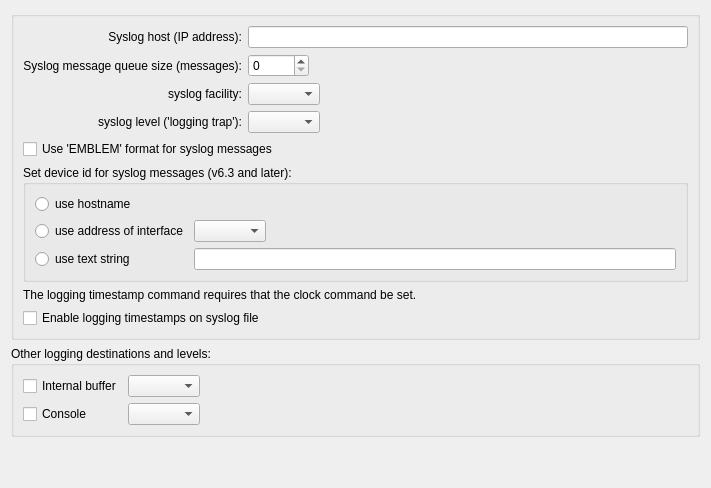
     <widget class="QWidget" name="label596">
      <attribute name="title">
       <string>Logging</string>
      </attribute>
      <layout class="QGridLayout" name="pixAdvanced_gridLayout_16">
       <item row="0" column="0">
        <widget class="QGroupBox" name="frame171">
         <property name="title">
          <string/>
         </property>
         <layout class="QGridLayout" name="pixAdvanced_gridLayout_15">
          <item row="0" column="0">
           <widget class="QLabel" name="label599">
            <property name="text">
             <string>Syslog host (IP address):</string>
            </property>
            <property name="alignment">
             <set>Qt::AlignRight|Qt::AlignTrailing|Qt::AlignVCenter</set>
            </property>
            <property name="wordWrap">
             <bool>false</bool>
            </property>
           </widget>
          </item>
          <item row="0" column="1" colspan="3">
           <widget class="QLineEdit" name="syslog_host"/>
          </item>
          <item row="1" column="0">
           <widget class="QLabel" name="label600">
            <property name="text">
             <string>Syslog message queue size (messages):</string>
            </property>
            <property name="alignment">
             <set>Qt::AlignRight|Qt::AlignTrailing|Qt::AlignVCenter</set>
            </property>
            <property name="wordWrap">
             <bool>false</bool>
            </property>
           </widget>
          </item>
          <item row="1" column="1">
           <widget class="QSpinBox" name="syslog_queue_size">
            <property name="minimum">
             <number>0</number>
            </property>
            <property name="maximum">
             <number>10000</number>
            </property>
            <property name="value">
             <number>0</number>
            </property>
           </widget>
          </item>
          <item row="1" column="2" colspan="2">
           <spacer>
            <property name="orientation">
             <enum>Qt::Horizontal</enum>
            </property>
            <property name="sizeType">
             <enum>QSizePolicy::Expanding</enum>
            </property>
            <property name="sizeHint" stdset="0">
             <size>
              <width>40</width>
              <height>20</height>
             </size>
            </property>
           </spacer>
          </item>
          <item row="2" column="0">
           <widget class="QLabel" name="label598">
            <property name="text">
             <string>syslog facility:</string>
            </property>
            <property name="alignment">
             <set>Qt::AlignRight|Qt::AlignTrailing|Qt::AlignVCenter</set>
            </property>
            <property name="wordWrap">
             <bool>false</bool>
            </property>
           </widget>
          </item>
          <item row="2" column="1" colspan="2">
           <widget class="QComboBox" name="syslog_facility"/>
          </item>
          <item row="2" column="3">
           <spacer name="horizontalSpacer_8">
            <property name="orientation">
             <enum>Qt::Horizontal</enum>
            </property>
            <property name="sizeHint" stdset="0">
             <size>
              <width>345</width>
              <height>20</height>
             </size>
            </property>
           </spacer>
          </item>
          <item row="3" column="0">
           <widget class="QLabel" name="label640">
            <property name="text">
             <string>syslog level ('logging trap'):</string>
            </property>
            <property name="alignment">
             <set>Qt::AlignRight|Qt::AlignTrailing|Qt::AlignVCenter</set>
            </property>
            <property name="wordWrap">
             <bool>false</bool>
            </property>
           </widget>
          </item>
          <item row="3" column="1" colspan="2">
           <widget class="QComboBox" name="logging_trap_level"/>
          </item>
          <item row="3" column="3">
           <spacer name="horizontalSpacer_7">
            <property name="orientation">
             <enum>Qt::Horizontal</enum>
            </property>
            <property name="sizeHint" stdset="0">
             <size>
              <width>345</width>
              <height>20</height>
             </size>
            </property>
           </spacer>
          </item>
          <item row="4" column="0" colspan="4">
           <widget class="QCheckBox" name="emblem_log_format">
            <property name="toolTip">
             <string>PIX Firewall Version 6.3 introduces support for EMBLEM format, which is required when using the CiscoWorks Resource Manager Essentials (RME) syslog analyzer.</string>
            </property>
            <property name="text">
             <string>Use 'EMBLEM' format for syslog messages</string>
            </property>
           </widget>
          </item>
          <item row="5" column="0" colspan="4">
           <widget class="QGroupBox" name="buttonGroup28">
            <property name="title">
             <string>Set device id for syslog messages (v6.3 and later):</string>
            </property>
            <layout class="QGridLayout" name="pixAdvanced_gridLayout_14">
             <item row="0" column="0">
              <widget class="QRadioButton" name="syslog_device_id_hostname">
               <property name="text">
                <string>use hostname</string>
               </property>
              </widget>
             </item>
             <item row="0" column="1" colspan="2">
              <spacer>
               <property name="orientation">
                <enum>Qt::Horizontal</enum>
               </property>
               <property name="sizeType">
                <enum>QSizePolicy::Expanding</enum>
               </property>
               <property name="sizeHint" stdset="0">
                <size>
                 <width>40</width>
                 <height>20</height>
                </size>
               </property>
              </spacer>
             </item>
             <item row="1" column="0">
              <widget class="QRadioButton" name="syslog_device_id_interface">
               <property name="text">
                <string>use address of interface</string>
               </property>
              </widget>
             </item>
             <item row="1" column="1">
              <widget class="QComboBox" name="syslog_device_id_interface_val"/>
             </item>
             <item row="1" column="2">
              <spacer name="horizontalSpacer_6">
               <property name="orientation">
                <enum>Qt::Horizontal</enum>
               </property>
               <property name="sizeHint" stdset="0">
                <size>
                 <width>387</width>
                 <height>20</height>
                </size>
               </property>
              </spacer>
             </item>
             <item row="2" column="0">
              <widget class="QRadioButton" name="syslog_device_id_string">
               <property name="text">
                <string>use text string</string>
               </property>
              </widget>
             </item>
             <item row="2" column="1" colspan="2">
              <widget class="QLineEdit" name="syslog_device_id_string_val"/>
             </item>
            </layout>
           </widget>
          </item>
          <item row="6" column="0" colspan="4">
           <widget class="QLabel" name="label641">
            <property name="text">
             <string>The logging timestamp command requires that the clock command be set.</string>
            </property>
            <property name="alignment">
             <set>Qt::AlignVCenter</set>
            </property>
            <property name="wordWrap">
             <bool>true</bool>
            </property>
           </widget>
          </item>
          <item row="7" column="0" colspan="4">
           <widget class="QCheckBox" name="logging_timestamp">
            <property name="text">
             <string>Enable logging timestamps on syslog file</string>
            </property>
           </widget>
          </item>
         </layout>
        </widget>
       </item>
       <item row="1" column="0">
        <widget class="QGroupBox" name="frame172">
         <property name="title">
          <string>Other logging destinations and levels:</string>
         </property>
         <layout class="QGridLayout" name="pixAdvanced_gridLayout_5">
          <item row="0" column="0">
           <widget class="QCheckBox" name="logging_buffered">
            <property name="text">
             <string>Internal buffer</string>
            </property>
           </widget>
          </item>
          <item row="0" column="1">
           <widget class="QComboBox" name="logging_buffered_level">
            <property name="minimumSize">
             <size>
              <width>0</width>
              <height>22</height>
             </size>
            </property>
           </widget>
          </item>
          <item row="0" column="2">
           <spacer name="horizontalSpacer_4">
            <property name="orientation">
             <enum>Qt::Horizontal</enum>
            </property>
            <property name="sizeHint" stdset="0">
             <size>
              <width>488</width>
              <height>20</height>
             </size>
            </property>
           </spacer>
          </item>
          <item row="1" column="0">
           <widget class="QCheckBox" name="logging_console">
            <property name="text">
             <string>Console</string>
            </property>
           </widget>
          </item>
          <item row="1" column="1">
           <widget class="QComboBox" name="logging_console_level">
            <property name="minimumSize">
             <size>
              <width>0</width>
              <height>22</height>
             </size>
            </property>
           </widget>
          </item>
          <item row="1" column="2">
           <spacer name="horizontalSpacer_5">
            <property name="orientation">
             <enum>Qt::Horizontal</enum>
            </property>
            <property name="sizeHint" stdset="0">
             <size>
              <width>488</width>
              <height>20</height>
             </size>
            </property>
           </spacer>
          </item>
         </layout>
        </widget>
       </item>
       <item row="2" column="0">
        <spacer>
         <property name="orientation">
          <enum>Qt::Vertical</enum>
         </property>
         <property name="sizeType">
          <enum>QSizePolicy::Expanding</enum>
         </property>
         <property name="sizeHint" stdset="0">
          <size>
           <width>20</width>
           <height>40</height>
          </size>
         </property>
        </spacer>
       </item>
      </layout>
     </widget>
